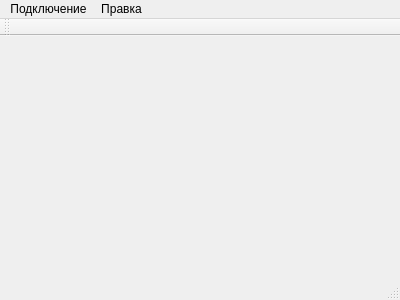
<?xml version="1.0" encoding="UTF-8"?>
<ui version="4.0">
 <class>MainWindow</class>
 <widget class="QMainWindow" name="MainWindow">
  <property name="geometry">
   <rect>
    <x>0</x>
    <y>0</y>
    <width>400</width>
    <height>300</height>
   </rect>
  </property>
  <property name="windowTitle">
   <string>Fmt Helper</string>
  </property>
  <property name="iconSize">
   <size>
    <width>16</width>
    <height>16</height>
   </size>
  </property>
  <widget class="QWidget" name="centralWidget"/>
  <widget class="QMenuBar" name="menuBar">
   <property name="geometry">
    <rect>
     <x>0</x>
     <y>0</y>
     <width>400</width>
     <height>21</height>
    </rect>
   </property>
   <widget class="QMenu" name="menuConnection">
    <property name="title">
     <string>Подключение</string>
    </property>
    <addaction name="actionConnect"/>
   </widget>
   <widget class="QMenu" name="menu">
    <property name="title">
     <string>Правка</string>
    </property>
    <addaction name="actionSave"/>
    <addaction name="separator"/>
    <addaction name="actionFind"/>
    <addaction name="actionFindNext"/>
    <addaction name="separator"/>
    <addaction name="actionCppRefrsh"/>
    <addaction name="actionTablesRefresh"/>
   </widget>
   <addaction name="menuConnection"/>
   <addaction name="menu"/>
  </widget>
  <widget class="QToolBar" name="mainToolBar">
   <attribute name="toolBarArea">
    <enum>TopToolBarArea</enum>
   </attribute>
   <attribute name="toolBarBreak">
    <bool>false</bool>
   </attribute>
  </widget>
  <widget class="QStatusBar" name="statusBar"/>
  <action name="actionConnect">
   <property name="icon">
    <iconset resource="fmt.qrc">
     <normaloff>:/db</normaloff>:/db</iconset>
   </property>
   <property name="text">
    <string>Подключиться</string>
   </property>
  </action>
  <action name="actionFind">
   <property name="icon">
    <iconset resource="fmt.qrc">
     <normaloff>:/img/FindHS.png</normaloff>:/img/FindHS.png</iconset>
   </property>
   <property name="text">
    <string>Найти</string>
   </property>
  </action>
  <action name="actionFindNext">
   <property name="icon">
    <iconset resource="fmt.qrc">
     <normaloff>:/img/FindNextHS.png</normaloff>:/img/FindNextHS.png</iconset>
   </property>
   <property name="text">
    <string>Найти далее</string>
   </property>
  </action>
  <action name="actionCppRefrsh">
   <property name="icon">
    <iconset resource="fmt.qrc">
     <normaloff>:/cpprfrsh</normaloff>:/cpprfrsh</iconset>
   </property>
   <property name="text">
    <string>Обновить код</string>
   </property>
  </action>
  <action name="actionTablesRefresh">
   <property name="icon">
    <iconset resource="fmt.qrc">
     <normaloff>:/img/rfsh.png</normaloff>:/img/rfsh.png</iconset>
   </property>
   <property name="text">
    <string>Обновить список таблиц</string>
   </property>
  </action>
  <action name="actionSave">
   <property name="icon">
    <iconset resource="fmt.qrc">
     <normaloff>:/save</normaloff>:/save</iconset>
   </property>
   <property name="text">
    <string>Сохранить</string>
   </property>
  </action>
 </widget>
 <layoutdefault spacing="6" margin="11"/>
 <resources>
  <include location="fmt.qrc"/>
 </resources>
 <connections/>
</ui>
